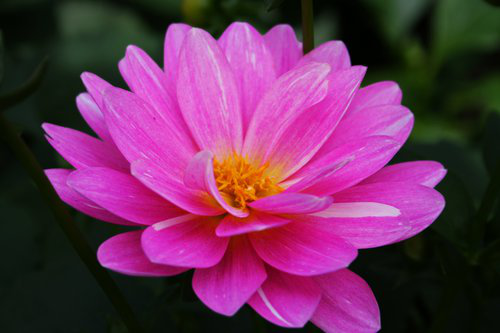
#> input picture CS566_HW2_Python/flower.png, 500 x 333 px
$ python -i hw2_walkthrough1.py   (imports and definitions only)
#> lines starting #> are read from the running program, lines starting #| are printed output that depends on the picture; after the words box and inside, x2 and y2 are one past the last pixel; in counts of white or black regions, pixels touching at a corner belong together
import numpy as np
import matplotlib.pyplot as plt
from skimage import io, color, filters, img_as_ubyte
from scipy.ndimage import convolve
from skimage.filters import gaussian, sobel
from skimage.feature import canny


def hw2_walkthrough1():
    # -----------------------
    # Image processing: convolution, Gaussian smoothing
    # -----------------------

    # Read image
    img = io.imread('flower.png')
#> img is the input picture: shape (333, 500, 3); mean R, G, B 108.5, 48.8, 89.7

    fig, axes = plt.subplots(2, 2, figsize=(10, 10))
    axes = axes.ravel()
    axes[0].imshow(img)
    axes[0].set_title('Original')
    axes[0].axis('off')

    # Apply Gaussian blur with three different sigmas
    sigma_list = [6, 12, 24]
    for i, sigma in enumerate(sigma_list):
        # Kernel size rule of thumb: k ~ 2*pi*sigma
        k = int(np.ceil(2 * np.pi * sigma))

        # Apply Gaussian filter
        blur_img = gaussian(img, sigma=sigma, truncate=(
            k/(2*sigma)), channel_axis=2)

        axes[i+1].imshow(blur_img)
        axes[i+1].set_title(f'σ = {sigma}')
        axes[i+1].axis('off')
#> this loop made 3 passes
#> pass 1, in hw2_walkthrough1, `blur_img = gaussian(img, sigma=sigma, truncate=( k/(2*sigma)), channel..`:
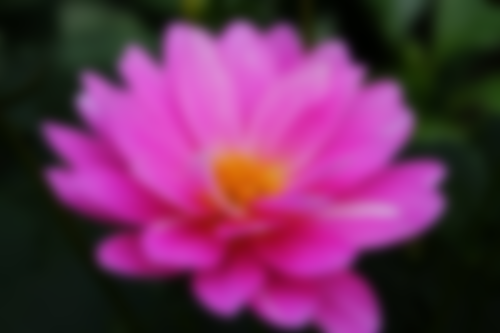
#> blur_img: shape (333, 500, 3) float64; mean R, G, B 0.426, 0.191, 0.352

    plt.tight_layout()
    plt.savefig('blur_flowers.png')
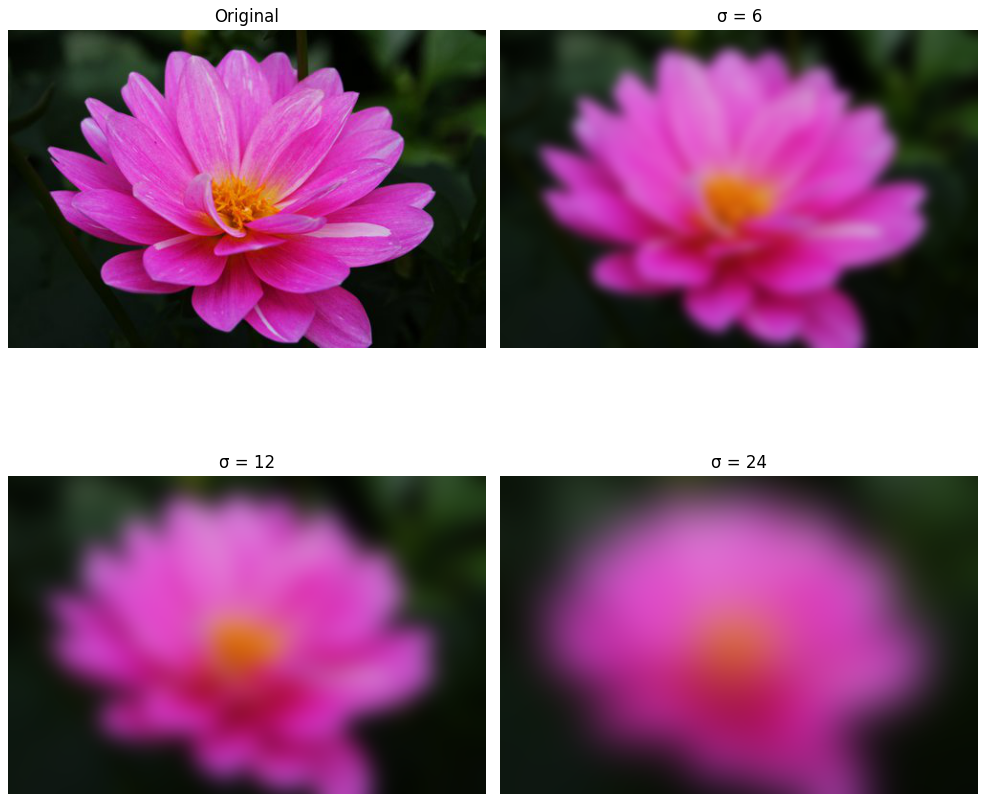
#> figure drawn by matplotlib, 4 panels
    plt.close(fig)

    # -----------------------
    # Edge detection
    # -----------------------

    # Read color image
    img = io.imread('hello.png')
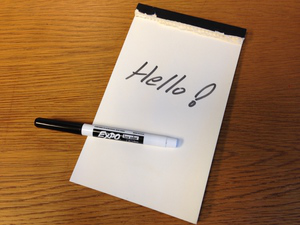
#> input picture CS566_HW2_Python/hello.png, 300 x 225 px
#> img is the input picture: shape (225, 300, 3); mean R, G, B 160.2, 122.2, 88.1

    fig, axes = plt.subplots(2, 2, figsize=(10, 10))
    axes = axes.ravel()
    axes[0].imshow(img)
    axes[0].set_title('Color Image')
    axes[0].axis('off')

    # Convert to grayscale
    gray_img = color.rgb2gray(img)
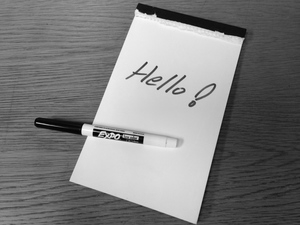
#> gray_img: shape (225, 300) float64; min 0, max 0.997, mean 0.501
    axes[1].imshow(gray_img, cmap='gray')
    axes[1].set_title('Grayscale Image')
    axes[1].axis('off')

    # Sobel edge detection
    sobel_response = sobel(gray_img)
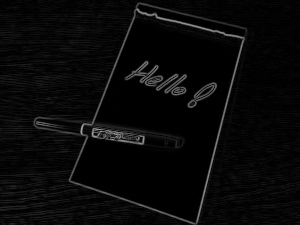
#> sobel_response: shape (225, 300) float64; min 0, max 0.65, mean 0.0362
    thresh_sobel = filters.threshold_otsu(sobel_response)
#> thresh_sobel = 0.177
    edge_sobel = sobel_response > thresh_sobel
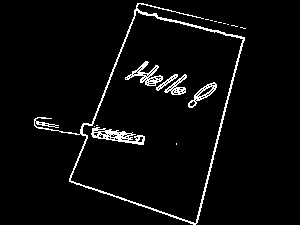
#> edge_sobel: shape (225, 300) bool; 4.2% white in thin lines or dots, all inside (x1, y1, x2, y2) = (34, 3, 246, 225)
    axes[2].imshow(edge_sobel, cmap='gray')
    axes[2].set_title('Sobel Edge Detection')
    axes[2].axis('off')

    # Canny edge detection
    edge_canny = canny(gray_img, sigma=1.0)
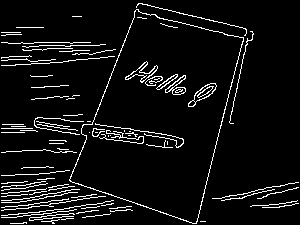
#> edge_canny: shape (225, 300) bool; 6.7% white in thin lines or dots
    axes[3].imshow(edge_canny, cmap='gray')
    axes[3].set_title('Canny Edge Detection')
    axes[3].axis('off')

    plt.tight_layout()
    plt.savefig('hello_edges.png')
    plt.close(fig)

>>> result = hw2_walkthrough1()
